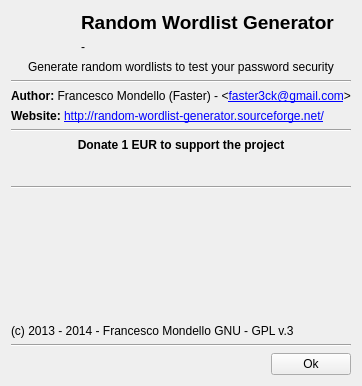
<?xml version="1.0" encoding="UTF-8"?>
<ui version="4.0">
 <class>DialogInfo</class>
 <widget class="QDialog" name="DialogInfo">
  <property name="geometry">
   <rect>
    <x>0</x>
    <y>0</y>
    <width>360</width>
    <height>386</height>
   </rect>
  </property>
  <property name="windowTitle">
   <string>About</string>
  </property>
  <layout class="QVBoxLayout" name="verticalLayout_2">
   <item>
    <layout class="QHBoxLayout" name="horizontalLayout">
     <item>
      <widget class="QLabel" name="label">
       <property name="maximumSize">
        <size>
         <width>64</width>
         <height>64</height>
        </size>
       </property>
       <property name="baseSize">
        <size>
         <width>64</width>
         <height>64</height>
        </size>
       </property>
       <property name="text">
        <string/>
       </property>
       <property name="pixmap">
        <pixmap resource="../res.qrc">:/images/res/icon.png</pixmap>
       </property>
       <property name="scaledContents">
        <bool>true</bool>
       </property>
      </widget>
     </item>
     <item>
      <layout class="QVBoxLayout" name="verticalLayout">
       <item>
        <widget class="QLabel" name="label_2">
         <property name="text">
          <string>&lt;html&gt;&lt;head/&gt;&lt;body&gt;&lt;p&gt;&lt;span style=&quot; font-size:14pt; font-weight:600;&quot;&gt;Random Wordlist Generator&lt;/span&gt;&lt;/p&gt;&lt;/body&gt;&lt;/html&gt;</string>
         </property>
        </widget>
       </item>
       <item>
        <widget class="QLabel" name="labelVersion">
         <property name="text">
          <string>-</string>
         </property>
        </widget>
       </item>
      </layout>
     </item>
    </layout>
   </item>
   <item>
    <widget class="QLabel" name="label_4">
     <property name="text">
      <string>&lt;html&gt;&lt;head/&gt;&lt;body&gt;&lt;p align=&quot;center&quot;&gt;Generate random wordlists to test your password security&lt;/p&gt;&lt;/body&gt;&lt;/html&gt;</string>
     </property>
    </widget>
   </item>
   <item>
    <widget class="Line" name="line_2">
     <property name="orientation">
      <enum>Qt::Horizontal</enum>
     </property>
    </widget>
   </item>
   <item>
    <widget class="QLabel" name="label_3">
     <property name="text">
      <string>&lt;html&gt;&lt;head/&gt;&lt;body&gt;&lt;p&gt;&lt;span style=&quot; font-weight:600;&quot;&gt;Author:&lt;/span&gt; Francesco Mondello (Faster) - &amp;lt;&lt;a href=&quot;mailto:faster3ck@gmail.com&quot;&gt;&lt;span style=&quot; text-decoration: underline; color:#0000ff;&quot;&gt;faster3ck@gmail.com&lt;/span&gt;&lt;/a&gt;&amp;gt;&lt;/p&gt;&lt;/body&gt;&lt;/html&gt;</string>
     </property>
     <property name="openExternalLinks">
      <bool>true</bool>
     </property>
    </widget>
   </item>
   <item>
    <widget class="QLabel" name="label_5">
     <property name="text">
      <string>&lt;html&gt;&lt;head/&gt;&lt;body&gt;&lt;p&gt;&lt;span style=&quot; font-weight:600;&quot;&gt;Website: &lt;/span&gt;&lt;a href=&quot;http://random-wordlist-generator.sourceforge.net/&quot;&gt;&lt;span style=&quot; text-decoration: underline; color:#0000ff;&quot;&gt;http://random-wordlist-generator.sourceforge.net/&lt;/span&gt;&lt;/a&gt;&lt;/p&gt;&lt;/body&gt;&lt;/html&gt;</string>
     </property>
     <property name="openExternalLinks">
      <bool>true</bool>
     </property>
    </widget>
   </item>
   <item>
    <widget class="Line" name="line_3">
     <property name="orientation">
      <enum>Qt::Horizontal</enum>
     </property>
    </widget>
   </item>
   <item>
    <widget class="QLabel" name="label_7">
     <property name="text">
      <string>&lt;html&gt;&lt;head/&gt;&lt;body&gt;&lt;p align=&quot;center&quot;&gt;&lt;span style=&quot; font-weight:600;&quot;&gt;Donate 1 EUR to support the project&lt;/span&gt;&lt;/p&gt;&lt;/body&gt;&lt;/html&gt;</string>
     </property>
    </widget>
   </item>
   <item>
    <widget class="QPushButton" name="pushButton">
     <property name="text">
      <string/>
     </property>
     <property name="icon">
      <iconset resource="../res.qrc">
       <normaloff>:/images/res/btn_donateCC_LG.gif</normaloff>:/images/res/btn_donateCC_LG.gif</iconset>
     </property>
     <property name="iconSize">
      <size>
       <width>147</width>
       <height>47</height>
      </size>
     </property>
     <property name="checkable">
      <bool>false</bool>
     </property>
     <property name="flat">
      <bool>true</bool>
     </property>
    </widget>
   </item>
   <item>
    <widget class="Line" name="line_4">
     <property name="orientation">
      <enum>Qt::Horizontal</enum>
     </property>
    </widget>
   </item>
   <item>
    <spacer name="verticalSpacer">
     <property name="orientation">
      <enum>Qt::Vertical</enum>
     </property>
     <property name="sizeHint" stdset="0">
      <size>
       <width>20</width>
       <height>40</height>
      </size>
     </property>
    </spacer>
   </item>
   <item>
    <widget class="QLabel" name="label_6">
     <property name="text">
      <string>(c) 2013 - 2014 - Francesco Mondello GNU - GPL v.3</string>
     </property>
    </widget>
   </item>
   <item>
    <widget class="Line" name="line">
     <property name="orientation">
      <enum>Qt::Horizontal</enum>
     </property>
    </widget>
   </item>
   <item>
    <layout class="QHBoxLayout" name="horizontalLayout_2">
     <item>
      <spacer name="horizontalSpacer">
       <property name="orientation">
        <enum>Qt::Horizontal</enum>
       </property>
       <property name="sizeHint" stdset="0">
        <size>
         <width>40</width>
         <height>20</height>
        </size>
       </property>
      </spacer>
     </item>
     <item>
      <widget class="QPushButton" name="pushOk">
       <property name="text">
        <string>Ok</string>
       </property>
      </widget>
     </item>
    </layout>
   </item>
  </layout>
 </widget>
 <resources>
  <include location="../res.qrc"/>
 </resources>
 <connections/>
</ui>
